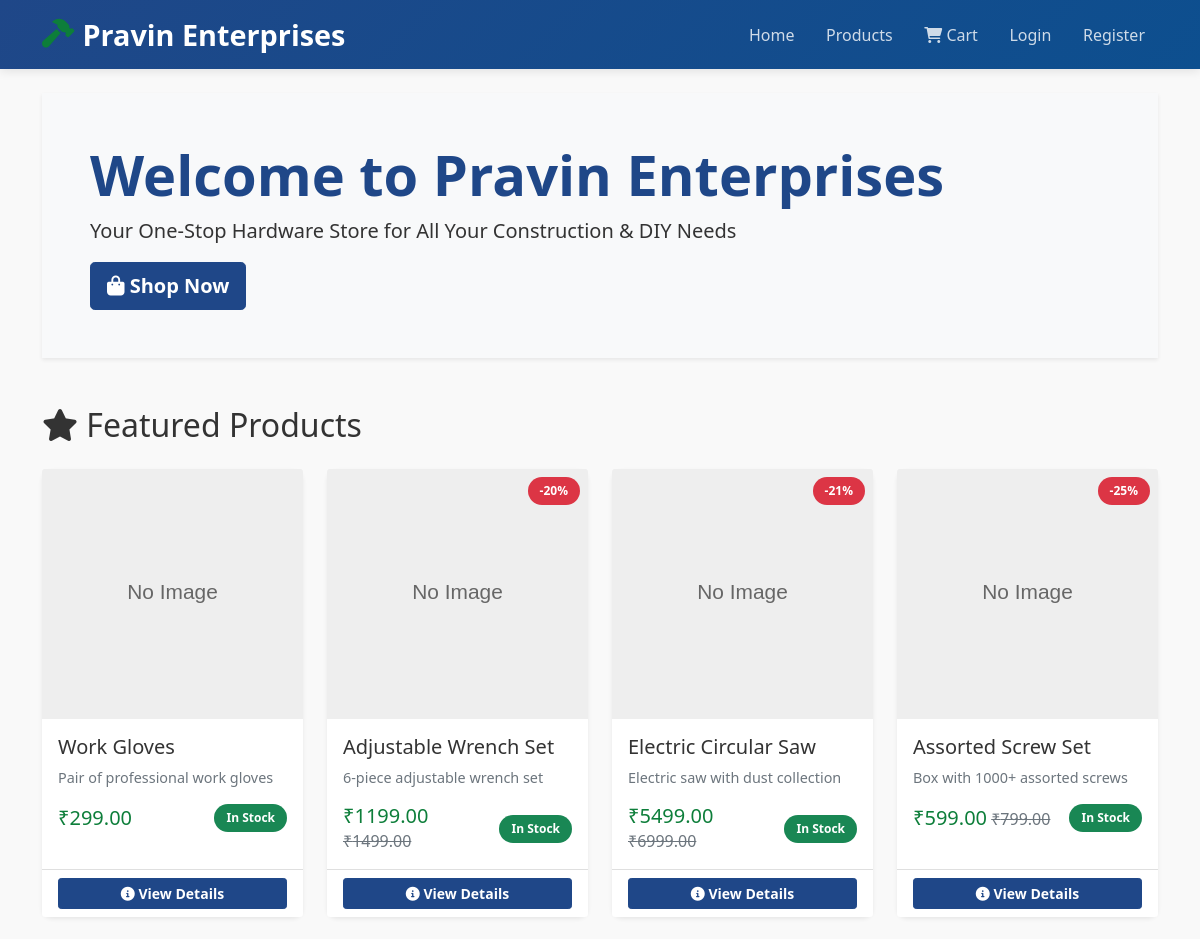
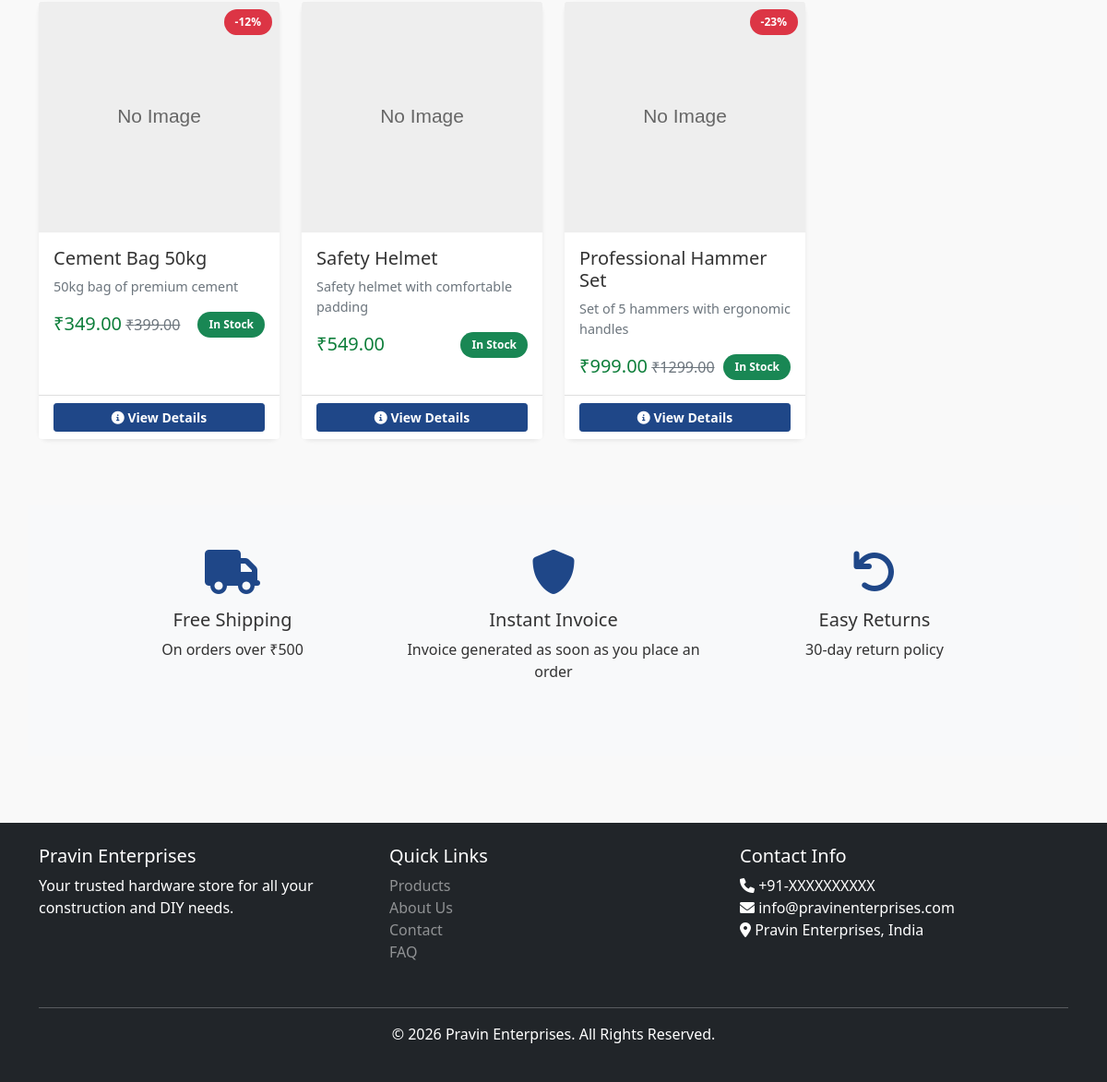
Screenshot of /products/ with the database file from the repository (2 pictures, top to bottom).
### products/models.py (models this page shows, shortened)
class Product(models.Model):
    category = models.ForeignKey(Category, on_delete=models.SET_NULL, null=True, related_name='products')
    name = models.CharField(max_length=255)
    slug = models.SlugField(unique=True)
    description = models.TextField()
    short_description = models.CharField(max_length=500, blank=True)
    price = models.DecimalField(max_digits=10, decimal_places=2, validators=[MinValueValidator(Decimal('0.01'))])
    discount_price = models.DecimalField(max_digits=10, decimal_places=2, null=True, blank=True, validators=[MinValueValidator(Decimal('0.00'))])
    cost_price = models.DecimalField(max_digits=10, decimal_places=2, validators=[MinValueValidator(Decimal('0.00'))])
    stock = models.IntegerField(validators=[MinValueValidator(0)])
    low_stock_threshold = models.IntegerField(default=10)
    image = models.ImageField(upload_to='products/')
    additional_images = models.JSONField(default=list, blank=True)  # Store multiple image paths
    sku = models.CharField(max_length=100, unique=True)
    weight = models.FloatField(null=True, blank=True)  # in kg
    dimensions = models.CharField(max_length=100, blank=True)  # e.g., "10x5x8 cm"
    manufacturer = models.CharField(max_length=200, blank=True)
    warranty_months = models.IntegerField(null=True, blank=True)
    is_active = models.BooleanField(default=True)
    is_featured = models.BooleanField(default=False)
    is_new = models.BooleanField(default=False)
    average_rating = models.DecimalField(max_digits=3, decimal_places=2, default=0)
    review_count = models.IntegerField(default=0)
    total_sold = models.IntegerField(default=0)
    created_at = models.DateTimeField(auto_now_add=True)
    updated_at = models.DateTimeField(auto_now=True)
    class Meta:
        db_table = 'products'
        ordering = ['-created_at']
        indexes = [
            models.Index(fields=['category']),
            models.Index(fields=['is_active']),
            models.Index(fields=['name']),
        ]
    def get_discount_percentage(self):
        if self.discount_price and self.discount_price < self.price:
            discount = ((self.price - self.discount_price) / self.price) * 100
            return int(discount)
        return 0
    def is_in_stock(self):
        return self.stock > 0

### products/views.py (the view)
# urls.py: path('', views.home_view, name='home'),
def home_view(request):
    featured_products = Product.objects.filter(is_active=True, is_featured=True)[:8]
    new_products = Product.objects.filter(is_active=True, is_new=True)[:8]
    context = {
        'featured_products': featured_products,
        'new_products': new_products,
    }
    return render(request, 'products/home.html', context)

### templates/products/home.html (shortened to what this page needs)
{% extends 'base.html' %}
{% load static %}
{% block content %}
<div class="container">
    <div class="row mb-5">
        <div class="col-lg-12">
            <div class="bg-light p-5 rounded-lg shadow-sm">
                <h1 class="display-4 fw-bold text-primary">Welcome to Pravin Enterprises</h1>
                <p class="lead">Your One-Stop Hardware Store for All Your Construction & DIY Needs</p>
                <a href="{% url 'products' %}" class="btn btn-primary btn-lg">
                    <i class="fas fa-shopping-bag"></i> Shop Now
                </a>
            </div>
        </div>
    </div>
    {% if featured_products %}
    <div class="row mb-5">
        <div class="col-md-12">
            <h2 class="mb-4">
                <i class="fas fa-star"></i> Featured Products
            </h2>
        </div>
        {% for product in featured_products %}
        <div class="col-md-3 mb-4">
            <div class="card h-100 shadow-sm hover-shadow" style="transition: all 0.3s ease;">
                {% if product.image %}
                    <img src="{{ product.image.url }}" class="card-img-top" alt="{{ product.name }}" style="height: 250px; object-fit: cover;">
                {% else %}
                    <img class="card-img-top" alt="{{ product.name }}" style="height: 250px; object-fit: cover;">
                {% endif %}
                {% if product.get_discount_percentage %}
                    <div class="position-absolute top-0 end-0 m-2">
                        <span class="badge bg-danger">-{{ product.get_discount_percentage }}%</span>
                    </div>
                {% endif %}
                <div class="card-body">
                    <h5 class="card-title">{{ product.name|truncatewords:5 }}</h5>
                    <p class="card-text text-muted" style="font-size: 0.9em;">{{ product.short_description|truncatewords:10 }}</p>
                    <div class="d-flex justify-content-between align-items-center">
                        <div>
                            {% if product.discount_price %}
                                <span class="h5 text-success">₹{{ product.discount_price }}</span>
                                <span class="text-muted text-decoration-line-through">₹{{ product.price }}</span>
                            {% else %}
                                <span class="h5 text-success">₹{{ product.price }}</span>
                            {% endif %}
                        </div>
                        {% if product.is_in_stock %}
                            <span class="badge bg-success">In Stock</span>
                        {% else %}
                            <span class="badge bg-secondary">Out of Stock</span>
                        {% endif %}
                    </div>
                </div>
                <div class="card-footer bg-white">
                    <a href="{% url 'product-detail' product.slug %}" class="btn btn-primary btn-sm w-100">
                        <i class="fas fa-info-circle"></i> View Details
                    </a>
                </div>
            </div>
        </div>
        {% endfor %}
    </div>
    {% endif %}
    <div class="row bg-light p-5 rounded-lg mt-5">
        <div class="col-md-4 text-center mb-3">
            <i class="fas fa-truck fa-3x text-primary mb-3"></i>
            <h5>Free Shipping</h5>
            <p>On orders over ₹500</p>
        </div>
        <div class="col-md-4 text-center mb-3">
            <i class="fas fa-shield-alt fa-3x text-primary mb-3"></i>
            <h5>Instant Invoice</h5>
            <p>Invoice generated as soon as you place an order</p>
        </div>
        <div class="col-md-4 text-center mb-3">
            <i class="fas fa-undo fa-3x text-primary mb-3"></i>
            <h5>Easy Returns</h5>
            <p>30-day return policy</p>
        </div>
    </div>
</div>
{% endblock %}

### templates/base.html (shortened to what this page needs)
{% load static %}
<!DOCTYPE html>
<html lang="en">
<head>
    <link href="https://cdn.jsdelivr.net/npm/bootstrap@5.1.3/dist/css/bootstrap.min.css" rel="stylesheet">
    <link href="https://cdnjs.cloudflare.com/ajax/libs/font-awesome/6.0.0-beta3/css/all.min.css" rel="stylesheet">
    <link href="{% static 'css/style.css' %}" rel="stylesheet">
</head>
<body>
    <nav class="navbar navbar-expand-lg navbar-dark bg-primary sticky-top">
        <div class="container">
            <a class="navbar-brand fw-bold d-flex align-items-center" href="{% url 'home' %}">
                <i class="fas fa-hammer"></i> Pravin Enterprises
            </a>
            <div class="collapse navbar-collapse" id="navbarNav">
                <ul class="navbar-nav ms-auto">
                    <li class="nav-item">
                        <a class="nav-link" href="{% url 'home' %}">Home</a>
                    </li>
                    <li class="nav-item">
                        <a class="nav-link" href="{% url 'products' %}">Products</a>
                    </li>
                    <li class="nav-item">
                        <a class="nav-link" href="{% url 'cart' %}">
                            <i class="fas fa-shopping-cart"></i>
                            Cart
                        </a>
                    </li>
                    {% if request.user.is_authenticated %}
                        <li class="nav-item dropdown">
                            <a class="nav-link dropdown-toggle" href="#" id="userDropdown" role="button" data-bs-toggle="dropdown">
                                <i class="fas fa-user"></i> {{ request.user.first_name|default:request.user.username }}
                            </a>
                            <ul class="dropdown-menu" aria-labelledby="userDropdown">
                                <li><a class="dropdown-item" href="{% url 'dashboard' %}">Dashboard</a></li>
                                <li><a class="dropdown-item" href="{% url 'profile' %}">Profile</a></li>
                                <li><a class="dropdown-item" href="{% url 'password_change' %}">Change Password</a></li>
                                <li><a class="dropdown-item" href="{% url 'order-list' %}">My Orders</a></li>
                                <li><a class="dropdown-item" href="{% url 'addresses' %}">Addresses</a></li>
                                {% if request.user.is_superuser %}
                                    <li><hr class="dropdown-divider"></li>
                                    <li><a class="dropdown-item" href="{% url 'admin:index' %}">Admin Panel</a></li>
                                {% endif %}
                                <li><hr class="dropdown-divider"></li>
                                <li><a class="dropdown-item" href="{% url 'logout' %}">Logout</a></li>
                            </ul>
                        </li>
                    {% else %}
                        <li class="nav-item">
                            <a class="nav-link" href="{% url 'login' %}">Login</a>
                        </li>
                        <li class="nav-item">
                            <a class="nav-link" href="{% url 'register' %}">Register</a>
                        </li>
                    {% endif %}
                </ul>
            </div>
        </div>
    </nav>
    <main class="py-4">
        {% block content %}{% endblock %}
    </main>
    <footer class="bg-dark text-white mt-5 py-4">
        <div class="container">
            <div class="row">
                <div class="col-md-4 mb-3">
                    <h5>Pravin Enterprises</h5>
                    <p>Your trusted hardware store for all your construction and DIY needs.</p>
                </div>
                <div class="col-md-4 mb-3">
                    <h5>Quick Links</h5>
                    <ul class="list-unstyled">
                        <li><a href="{% url 'products' %}" class="text-white-50">Products</a></li>
                        <li><a href="{% url 'about' %}" class="text-white-50">About Us</a></li>
                        <li><a href="{% url 'contact' %}" class="text-white-50">Contact</a></li>
                        <li><a href="#" class="text-white-50">FAQ</a></li>
                    </ul>
                </div>
                <div class="col-md-4 mb-3">
                    <h5>Contact Info</h5>
                    <p>
                        <i class="fas fa-phone"></i> +91-XXXXXXXXXX<br>
                        <i class="fas fa-envelope"></i> info@pravinenterprises.com<br>
                        <i class="fas fa-map-marker-alt"></i> Pravin Enterprises, India
                    </p>
                </div>
            </div>
            <hr class="bg-white">
            <div class="text-center">
                <p>&copy; 2026 Pravin Enterprises. All Rights Reserved.</p>
            </div>
        </div>
    </footer>
</body>
</html>

### static/css/style.css (style rules this page uses)
:root { --primary-color: #1f4788; --secondary-color: #0d7e3a; --danger-color: #d32f2f; --warning-color: #f57c00; --info-color: #1976d2; --light-gray: #f5f5f5; --dark-gray: #333; }
* { margin: 0; padding: 0; box-sizing: border-box; }
body { font-family: 'Segoe UI', Tahoma, Geneva, Verdana, sans-serif; background-color: #f9f9f9; color: var(--dark-gray); }
.navbar { background: linear-gradient(135deg, var(--primary-color) 0%, #0d4f8f 100%); box-shadow: 0 2px 10px rgba(0,0,0,0.1); }
.navbar-brand { font-size: 1.8rem; font-weight: bold; color: white !important; white-space: nowrap; }
.navbar-nav .nav-link { padding: 0.5rem 0.75rem; }
.navbar-brand i { margin-right: 8px; color: var(--secondary-color); }
.navbar .nav-link { color: rgba(255,255,255,0.8) !important; transition: color 0.3s ease; margin: 0 5px; }
.navbar .navbar-nav { align-items: center; }
.navbar .nav-item { margin-left: 0.35rem; }
.badge { margin-left: 5px; }
.card { border: none; border-radius: 10px; box-shadow: 0 2px 8px rgba(0,0,0,0.1); transition: all 0.3s ease; }
.btn-primary { background-color: var(--primary-color); border-color: var(--primary-color); color: white; font-weight: 600; transition: all 0.3s ease; }
.hover-shadow { transition: all 0.3s ease; }
.badge { padding: 8px 12px; border-radius: 20px; font-weight: 600; }
footer { background-color: var(--dark-gray); color: white; margin-top: 50px; }
footer a { color: var(--secondary-color); text-decoration: none; }
.text-success { color: var(--secondary-color) !important; }
.text-primary { color: var(--primary-color) !important; }

### rows the page displays
Product: name "Work Gloves", short_description "Pair of professional work gloves", price "299.00", stock "In Stock"
Product: get_discount_percentage "20", name "Adjustable Wrench Set", short_description "6-piece adjustable wrench set", discount_price "1199.00", price "1499.00", stock "In Stock"
Product: get_discount_percentage "21", name "Electric Circular Saw", short_description "Electric saw with dust collection", discount_price "5499.00", price "6999.00", stock "In Stock"
Product: get_discount_percentage "25", name "Assorted Screw Set", short_description "Box with 1000+ assorted screws", discount_price "599.00", price "799.00", stock "In Stock"
Product: get_discount_percentage "12", name "Cement Bag 50kg", short_description "50kg bag of premium cement", discount_price "349.00", price "399.00", stock "In Stock"
Product: name "Safety Helmet", short_description "Safety helmet with comfortable padding", price "549.00", stock "In Stock"
Product: get_discount_percentage "23", name "Professional Hammer Set", short_description "Set of 5 hammers with ergonomic handles", discount_price "999.00", price "1299.00", stock "In Stock"
